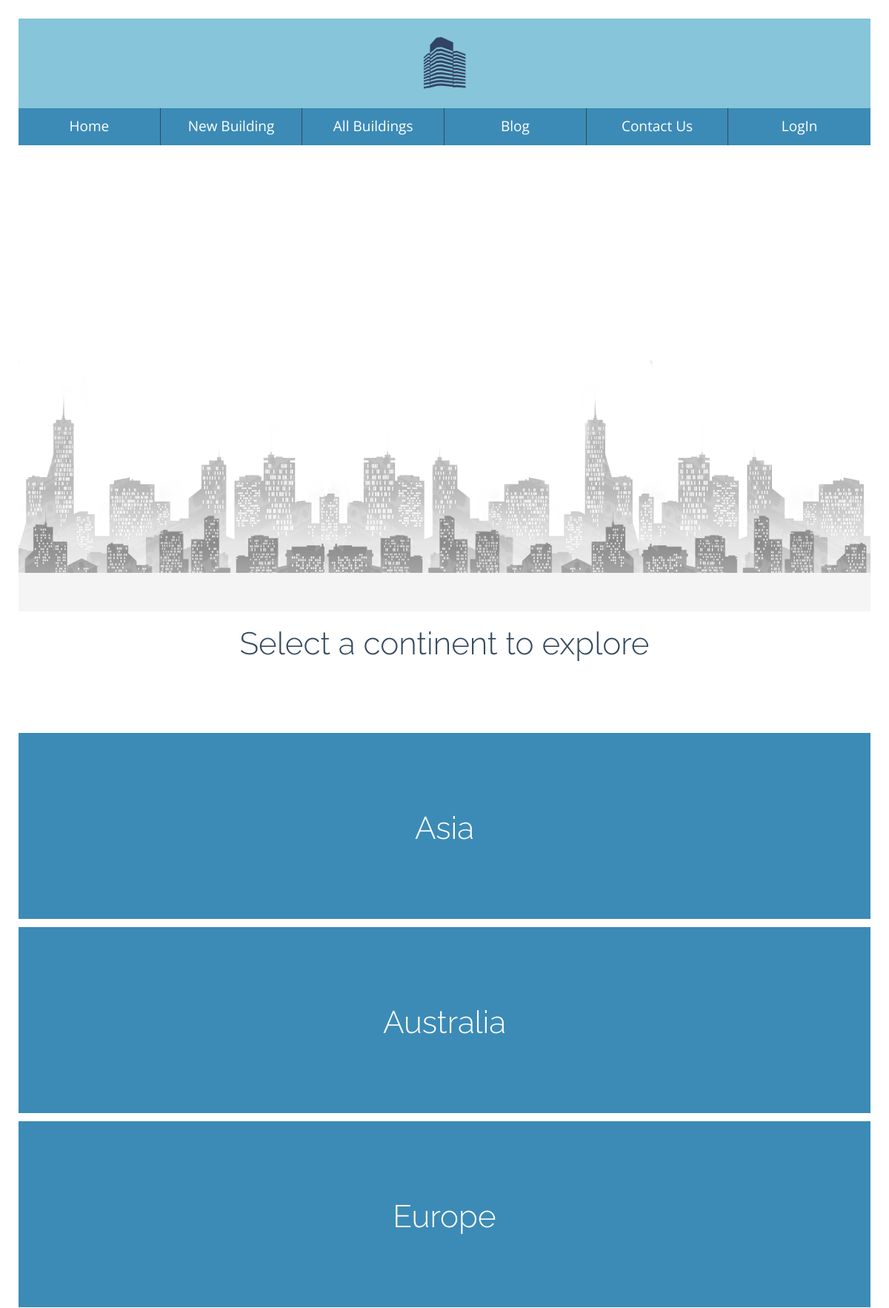
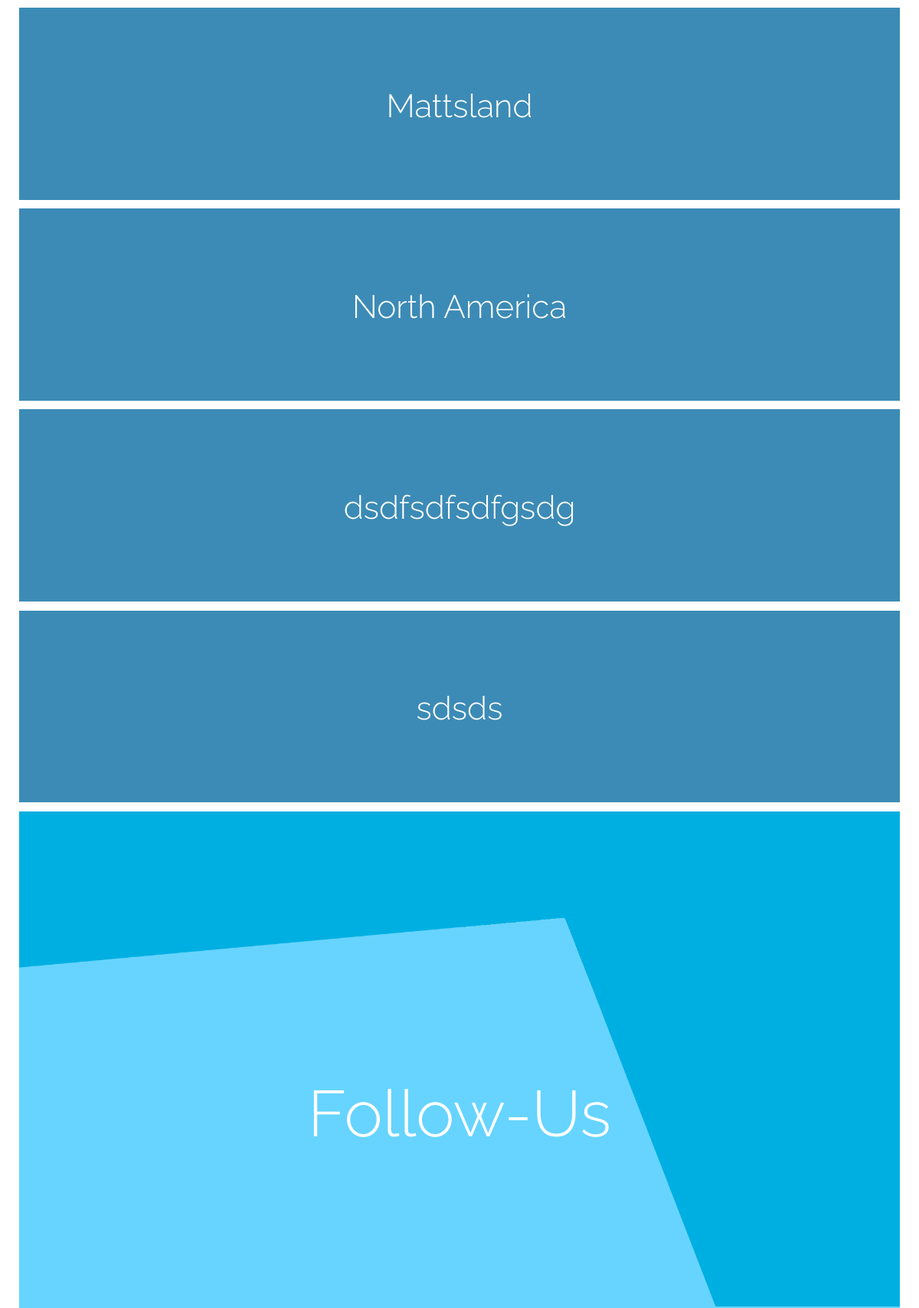
Screenshot of /buildingcatalog/ (upper part) with the database file from the repository (2 pictures, top to bottom).
### database_setup.py (models this page shows, shortened)
class BuildingInfo(Base):
    __tablename__ = 'building_info'
    name                = Column(String(80), nullable=False)
    id                  = Column(Integer, primary_key=True)
    description         = Column(String(1000))
    year_completed      = Column(String(8))
    architect           = Column(String(250))
    continent           = Column(String(50))
    country             = Column(String(250))
    style               = Column(String(250))
    height              = Column(Integer)
    floors              = Column(Integer)
    tallest_world       = Column(Boolean, default=False)
    tallest_continent   = Column(Boolean, default=False)
    tallest_country     = Column(Boolean, default=False)
    building_id         = Column(Integer, ForeignKey('building.id'))
    building            = relationship(Building)
    user_id             = Column(Integer, ForeignKey('user.id'))
    user                = relationship(User)

### finalproject.py (the view)
@app.route('/')
@app.route('/buildingcatalog/')
def showContinents():
    continents = session.query(BuildingInfo).group_by(BuildingInfo.continent)
    return render_template('continents.html', continents=continents)

### templates/continents.html (shortened to what this page needs)
<!DOCTYPE html>
<html>
<head>
{% include "main.html" %}
{% block content %}
</head>
<body>
<div class='wrapper'>
	{% include "header.html" %}
	<div class="row" id="container">
		<div class="col-12">
			<img src="{{ url_for('static', filename='4.png') }}"/>
		</div>
	</div>
	<div class="row">
		<div class="col-12" style="padding: 2%;">
			<h2 class="dark">Select a continent to explore</h2>
		</div>
	</div>
	{% for continent in continents %}
		<a style="display:block" href="{{url_for('showCountry', continent=continent.continent)}}">
			<div class="row" style="margin: 1% 0 1% 0">
				<div class="col-12" style="background-color: #3C8BB6; padding: 5% 0 3%;">
					<h2>{{ continent.continent }}</h2>
				</div>
			</div>
		</a>
	{% endfor %}
{% include "footer.html" %}
{% endblock %}
</div>
</body>
</html>

### static/styles.css (style rules this page uses)
html, body { height: 100%; background: #FFF; text-align: center; font: 1.15em/1 'Open Sans', sans-serif; color: #FFF; }
.wrapper { background-color: #F5F5F5; height: 100%; }
img { max-width: 100%; }
.dark { color: #34495E; }
h2 { font: 300 2em/1 'Raleway', sans-serif; color: #FFF; padding: 2%; position: relative; top: 50%; transform: translateY(-100%); }
#container { position: relative; text-align: center; color: white; }
a { text-decoration: none; }
@media all and (min-width: 768px) { .row { display: flex; margin: 0; } }
@media all and (min-width: 768px) { [class*="col-"]:last-child { margin:0; } }
@media all and (min-width: 768px) { .col-12 { flex: 12; } }

### static/nav.css (style rules this page uses)
body { margin: 25px; -webkit-animation: bugfix infinite 1s; }

### rows the page displays
BuildingInfo: continent "Asia"
BuildingInfo: continent "Australia"
BuildingInfo: continent "Europe"
BuildingInfo: continent "Mattsland"
BuildingInfo: continent "North America"
BuildingInfo: continent "dsdfsdfsdfgsdg"
BuildingInfo: continent "sdsds"
